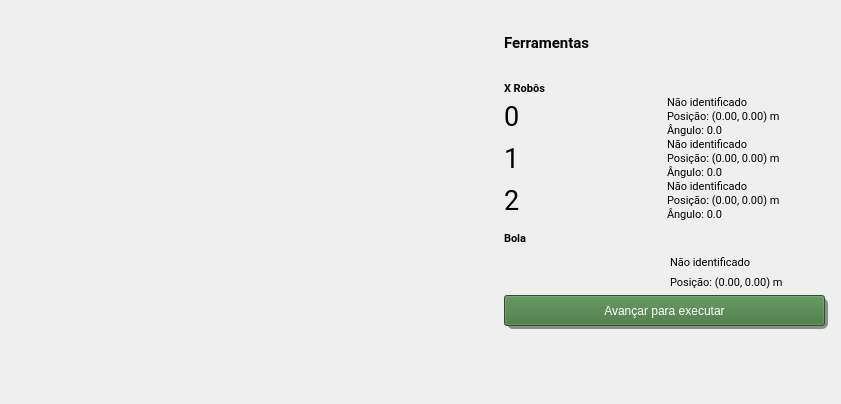
          <widget class="QFrame" name="highLevelVisionContents">
           <property name="geometry">
            <rect>
             <x>10</x>
             <y>100</y>
             <width>841</width>
             <height>404</height>
            </rect>
           </property>
           <property name="sizePolicy">
            <sizepolicy hsizetype="Expanding" vsizetype="Expanding">
             <horstretch>0</horstretch>
             <verstretch>0</verstretch>
            </sizepolicy>
           </property>
           <property name="minimumSize">
            <size>
             <width>737</width>
             <height>402</height>
            </size>
           </property>
           <property name="frameShape">
            <enum>QFrame::Shape::NoFrame</enum>
           </property>
           <layout class="QHBoxLayout" name="horizontalLayout_134">
            <property name="leftMargin">
             <number>6</number>
            </property>
            <property name="topMargin">
             <number>6</number>
            </property>
            <property name="rightMargin">
             <number>6</number>
            </property>
            <property name="bottomMargin">
             <number>6</number>
            </property>
            <item>
             <widget class="QFrame" name="highLevelVisionDisplay">
              <property name="sizePolicy">
               <sizepolicy hsizetype="MinimumExpanding" vsizetype="Fixed">
                <horstretch>0</horstretch>
                <verstretch>0</verstretch>
               </sizepolicy>
              </property>
              <property name="minimumSize">
               <size>
                <width>0</width>
                <height>0</height>
               </size>
              </property>
              <property name="maximumSize">
               <size>
                <width>16777215</width>
                <height>16777215</height>
               </size>
              </property>
              <property name="cursor">
               <cursorShape>PointingHandCursor</cursorShape>
              </property>
              <property name="toolTip">
               <string>Selecione 4 pontos</string>
              </property>
              <property name="frameShape">
               <enum>QFrame::Shape::NoFrame</enum>
              </property>
              <layout class="QVBoxLayout" name="verticalLayout_105">
               <property name="spacing">
                <number>0</number>
               </property>
               <property name="leftMargin">
                <number>0</number>
               </property>
               <property name="topMargin">
                <number>0</number>
               </property>
               <property name="rightMargin">
                <number>0</number>
               </property>
               <property name="bottomMargin">
                <number>0</number>
               </property>
               <item>
                <widget class="QLabel" name="highLevelVisionFrame">
                 <property name="sizePolicy">
                  <sizepolicy hsizetype="Fixed" vsizetype="Fixed">
                   <horstretch>0</horstretch>
                   <verstretch>0</verstretch>
                  </sizepolicy>
                 </property>
                 <property name="minimumSize">
                  <size>
                   <width>486</width>
                   <height>390</height>
                  </size>
                 </property>
                 <property name="maximumSize">
                  <size>
                   <width>486</width>
                   <height>390</height>
                  </size>
                 </property>
                 <property name="text">
                  <string/>
                 </property>
                 <property name="pixmap">
                  <pixmap>assets/highLevelVision.png</pixmap>
                 </property>
                 <property name="scaledContents">
                  <bool>true</bool>
                 </property>
                </widget>
               </item>
              </layout>
             </widget>
            </item>
            <item>
             <widget class="QFrame" name="highLevelVisionTools">
              <property name="sizePolicy">
               <sizepolicy hsizetype="MinimumExpanding" vsizetype="Expanding">
                <horstretch>0</horstretch>
                <verstretch>0</verstretch>
               </sizepolicy>
              </property>
              <property name="minimumSize">
               <size>
                <width>0</width>
                <height>392</height>
               </size>
              </property>
              <property name="baseSize">
               <size>
                <width>0</width>
                <height>0</height>
               </size>
              </property>
              <property name="frameShape">
               <enum>QFrame::Shape::NoFrame</enum>
              </property>
              <layout class="QVBoxLayout" name="verticalLayout_106">
               <property name="leftMargin">
                <number>6</number>
               </property>
               <property name="topMargin">
                <number>6</number>
               </property>
               <property name="rightMargin">
                <number>6</number>
               </property>
               <property name="bottomMargin">
                <number>6</number>
               </property>
               <item>
                <widget class="QFrame" name="highLevelVisionToolsHeader">
                 <property name="frameShape">
                  <enum>QFrame::Shape::NoFrame</enum>
                 </property>
                 <layout class="QHBoxLayout" name="horizontalLayout_135">
                  <property name="spacing">
                   <number>0</number>
                  </property>
                  <property name="leftMargin">
                   <number>0</number>
                  </property>
                  <property name="topMargin">
                   <number>0</number>
                  </property>
                  <property name="rightMargin">
                   <number>0</number>
                  </property>
                  <property name="bottomMargin">
                   <number>0</number>
                  </property>
                  <item>
                   <widget class="QLabel" name="highLevelVisionToolsLabel">
                    <property name="font">
                     <font>
                      <family>Roboto</family>
                      <pointsize>11</pointsize>
                      <bold>true</bold>
                     </font>
                    </property>
                    <property name="text">
                     <string>Ferramentas</string>
                    </property>
                   </widget>
                  </item>
                  <item>
                   <spacer name="highLevelVisionHeaderSpacer">
                    <property name="orientation">
                     <enum>Qt::Orientation::Vertical</enum>
                    </property>
                    <property name="sizeHint" stdset="0">
                     <size>
                      <width>73</width>
                      <height>15</height>
                     </size>
                    </property>
                   </spacer>
                  </item>
                 </layout>
                </widget>
               </item>
               <item>
                <widget class="QFrame" name="vRobotsContents">
                 <property name="frameShape">
                  <enum>QFrame::Shape::NoFrame</enum>
                 </property>
                 <layout class="QVBoxLayout" name="verticalLayout_107">
                  <property name="spacing">
                   <number>0</number>
                  </property>
                  <property name="leftMargin">
                   <number>0</number>
                  </property>
                  <property name="topMargin">
                   <number>0</number>
                  </property>
                  <property name="rightMargin">
                   <number>0</number>
                  </property>
                  <property name="bottomMargin">
                   <number>0</number>
                  </property>
                  <item>
                   <widget class="QFrame" name="xRobots">
                    <property name="frameShape">
                     <enum>QFrame::Shape::NoFrame</enum>
                    </property>
                    <layout class="QHBoxLayout" name="horizontalLayout_136">
                     <property name="spacing">
                      <number>0</number>
                     </property>
                     <property name="leftMargin">
                      <number>0</number>
                     </property>
                     <property name="topMargin">
                      <number>0</number>
                     </property>
                     <property name="rightMargin">
                      <number>0</number>
                     </property>
                     <property name="bottomMargin">
                      <number>0</number>
                     </property>
                     <item>
                      <widget class="QLabel" name="xRobotsLabel">
                       <property name="font">
                        <font>
                         <family>Roboto</family>
                         <pointsize>8</pointsize>
                         <bold>true</bold>
                        </font>
                       </property>
                       <property name="text">
                        <string>X Robôs </string>
                       </property>
                      </widget>
                     </item>
                     <item>
                      <spacer name="xRobotsSpacer">
                       <property name="orientation">
                        <enum>Qt::Orientation::Vertical</enum>
                       </property>
                       <property name="sizeHint" stdset="0">
                        <size>
                         <width>271</width>
                         <height>15</height>
                        </size>
                       </property>
                      </spacer>
                     </item>
                    </layout>
                   </widget>
                  </item>
                  <item>
                   <layout class="QVBoxLayout" name="vRobots">
                    <item>
                     <layout class="QHBoxLayout" name="vRobotContents">
                      <item>
                       <widget class="QLabel" name="vRobotIdLabel">
                        <property name="font">
                         <font>
                          <family>Roboto</family>
                          <pointsize>20</pointsize>
                         </font>
                        </property>
                        <property name="text">
                         <string>0</string>
                        </property>
                       </widget>
                      </item>
                      <item>
                       <layout class="QVBoxLayout" name="vRobotInfo">
                        <item>
                         <widget class="QLabel" name="vRobotStatus">
                          <property name="font">
                           <font>
                            <family>Roboto</family>
                            <pointsize>8</pointsize>
                           </font>
                          </property>
                          <property name="text">
                           <string>Não identificado</string>
                          </property>
                         </widget>
                        </item>
                        <item>
                         <widget class="QLabel" name="vRobotPos">
                          <property name="font">
                           <font>
                            <family>Roboto</family>
                            <pointsize>8</pointsize>
                           </font>
                          </property>
                          <property name="text">
                           <string>Posição: (0.00, 0.00) m</string>
                          </property>
                         </widget>
                        </item>
                        <item>
                         <widget class="QLabel" name="vRobotAngle">
                          <property name="font">
                           <font>
                            <family>Roboto</family>
                            <pointsize>8</pointsize>
                           </font>
                          </property>
                          <property name="text">
                           <string>Ângulo: 0.0</string>
                          </property>
                         </widget>
                        </item>
                       </layout>
                      </item>
                     </layout>
                    </item>
                    <item>
                     <layout class="QHBoxLayout" name="vRobotContents_2">
                      <item>
                       <widget class="QLabel" name="vRobotIdLabel_2">
                        <property name="font">
                         <font>
                          <family>Roboto</family>
                          <pointsize>20</pointsize>
                         </font>
                        </property>
                        <property name="text">
                         <string>1</string>
                        </property>
                       </widget>
                      </item>
                      <item>
                       <layout class="QVBoxLayout" name="vRobotInfo_2">
                        <item>
                         <widget class="QLabel" name="vRobotStatus_2">
                          <property name="font">
                           <font>
                            <family>Roboto</family>
                            <pointsize>8</pointsize>
                           </font>
                          </property>
                          <property name="text">
                           <string>Não identificado</string>
                          </property>
                         </widget>
                        </item>
                        <item>
                         <widget class="QLabel" name="vRobotPos_2">
                          <property name="font">
                           <font>
                            <family>Roboto</family>
                            <pointsize>8</pointsize>
                           </font>
                          </property>
                          <property name="text">
                           <string>Posição: (0.00, 0.00) m</string>
                          </property>
                         </widget>
                        </item>
                        <item>
                         <widget class="QLabel" name="vRobotAngle_2">
                          <property name="font">
                           <font>
                            <family>Roboto</family>
                            <pointsize>8</pointsize>
                           </font>
                          </property>
                          <property name="text">
                           <string>Ângulo: 0.0</string>
                          </property>
                         </widget>
                        </item>
                       </layout>
                      </item>
                     </layout>
                    </item>
                    <item>
                     <layout class="QHBoxLayout" name="vRobotContents_3">
                      <item>
                       <widget class="QLabel" name="vRobotIdLabel_3">
                        <property name="font">
                         <font>
                          <family>Roboto</family>
                          <pointsize>20</pointsize>
                         </font>
                        </property>
                        <property name="text">
                         <string>2</string>
                        </property>
                       </widget>
                      </item>
                      <item>
                       <layout class="QVBoxLayout" name="vRobotInfo_3">
                        <item>
                         <widget class="QLabel" name="vRobotStatus_3">
                          <property name="font">
                           <font>
                            <family>Roboto</family>
                            <pointsize>8</pointsize>
                           </font>
                          </property>
                          <property name="text">
                           <string>Não identificado</string>
                          </property>
                         </widget>
                        </item>
                        <item>
                         <widget class="QLabel" name="vRobotPos_3">
                          <property name="font">
                           <font>
                            <family>Roboto</family>
                            <pointsize>8</pointsize>
                           </font>
                          </property>
                          <property name="text">
                           <string>Posição: (0.00, 0.00) m</string>
                          </property>
                         </widget>
                        </item>
                        <item>
                         <widget class="QLabel" name="vRobotAngle_3">
                          <property name="font">
                           <font>
                            <family>Roboto</family>
                            <pointsize>8</pointsize>
                           </font>
                          </property>
                          <property name="text">
                           <string>Ângulo: 0.0</string>
                          </property>
                         </widget>
                        </item>
                       </layout>
                      </item>
                     </layout>
                    </item>
                   </layout>
                  </item>
                 </layout>
                </widget>
               </item>
               <item>
                <layout class="QVBoxLayout" name="vBall">
                 <item>
                  <widget class="QFrame" name="vBallInfoHeader">
                   <property name="frameShape">
                    <enum>QFrame::Shape::NoFrame</enum>
                   </property>
                   <layout class="QHBoxLayout" name="horizontalLayout_137">
                    <property name="spacing">
                     <number>0</number>
                    </property>
                    <property name="leftMargin">
                     <number>0</number>
                    </property>
                    <property name="topMargin">
                     <number>0</number>
                    </property>
                    <property name="rightMargin">
                     <number>0</number>
                    </property>
                    <property name="bottomMargin">
                     <number>0</number>
                    </property>
                    <item>
                     <widget class="QLabel" name="vBallInfoLabel">
                      <property name="font">
                       <font>
                        <family>Roboto</family>
                        <pointsize>8</pointsize>
                        <bold>true</bold>
                       </font>
                      </property>
                      <property name="text">
                       <string>Bola</string>
                      </property>
                     </widget>
                    </item>
                    <item>
                     <spacer name="vBallInfoSpacer">
                      <property name="orientation">
                       <enum>Qt::Orientation::Vertical</enum>
                      </property>
                      <property name="sizeHint" stdset="0">
                       <size>
                        <width>117</width>
                        <height>15</height>
                       </size>
                      </property>
                     </spacer>
                    </item>
                   </layout>
                  </widget>
                 </item>
                 <item>
                  <layout class="QHBoxLayout" name="vBallContents">
                   <item>
                    <widget class="QLabel" name="vBallLabel">
                     <property name="font">
                      <font>
                       <family>Roboto</family>
                       <pointsize>20</pointsize>
                      </font>
                     </property>
                     <property name="text">
                      <string/>
                     </property>
                     <property name="pixmap">
                      <pixmap>assets/icons/volleyball-ball.svg</pixmap>
                     </property>
                    </widget>
                   </item>
                   <item>
                    <layout class="QVBoxLayout" name="vBallInfo">
                     <item>
                      <widget class="QLabel" name="vBallStatus">
                       <property name="font">
                        <font>
                         <family>Roboto</family>
                         <pointsize>8</pointsize>
                        </font>
                       </property>
                       <property name="text">
                        <string>Não identificado</string>
                       </property>
                      </widget>
                     </item>
                     <item>
                      <widget class="QLabel" name="vBallPos">
                       <property name="font">
                        <font>
                         <family>Roboto</family>
                         <pointsize>8</pointsize>
                        </font>
                       </property>
                       <property name="text">
                        <string>Posição: (0.00, 0.00) m</string>
                       </property>
                      </widget>
                     </item>
                    </layout>
                   </item>
                  </layout>
                 </item>
                </layout>
               </item>
               <item>
                <widget class="QFrame" name="nextStepVision">
                 <property name="sizePolicy">
                  <sizepolicy hsizetype="MinimumExpanding" vsizetype="Fixed">
                   <horstretch>0</horstretch>
                   <verstretch>0</verstretch>
                  </sizepolicy>
                 </property>
                 <property name="minimumSize">
                  <size>
                   <width>105</width>
                   <height>35</height>
                  </size>
                 </property>
                 <property name="maximumSize">
                  <size>
                   <width>16777215</width>
                   <height>16777215</height>
                  </size>
                 </property>
                 <property name="cursor">
                  <cursorShape>PointingHandCursor</cursorShape>
                 </property>
                 <property name="frameShape">
                  <enum>QFrame::Shape::NoFrame</enum>
                 </property>
                 <widget class="QPushButton" name="nextStepVisionButton">
                  <property name="geometry">
                   <rect>
                    <x>0</x>
                    <y>0</y>
                    <width>321</width>
                    <height>31</height>
                   </rect>
                  </property>
                  <property name="sizePolicy">
                   <sizepolicy hsizetype="MinimumExpanding" vsizetype="Fixed">
                    <horstretch>0</horstretch>
                    <verstretch>0</verstretch>
                   </sizepolicy>
                  </property>
                  <property name="cursor">
                   <cursorShape>PointingHandCursor</cursorShape>
                  </property>
                  <property name="autoFillBackground">
                   <bool>false</bool>
                  </property>
                  <property name="styleSheet">
                   <string notr="true">color: #fff; background: #3E7239;</string>
                  </property>
                  <property name="text">
                   <string>Avançar para executar</string>
                  </property>
                  <property name="iconSize">
                   <size>
                    <width>16</width>
                    <height>16</height>
                   </size>
                  </property>
                  <property name="checkable">
                   <bool>false</bool>
                  </property>
                 </widget>
                 <widget class="QFrame" name="nextStepVisionLabel">
                  <property name="geometry">
                   <rect>
                    <x>3</x>
                    <y>3</y>
                    <width>321</width>
                    <height>31</height>
                   </rect>
                  </property>
                  <property name="sizePolicy">
                   <sizepolicy hsizetype="Fixed" vsizetype="Fixed">
                    <horstretch>0</horstretch>
                    <verstretch>0</verstretch>
                   </sizepolicy>
                  </property>
                  <property name="styleSheet">
                   <string notr="true">background: #8D8D8D; border-radius: 6px;</string>
                  </property>
                  <property name="frameShape">
                   <enum>QFrame::Shape::NoFrame</enum>
                  </property>
                 </widget>
                 <zorder>nextStepVisionLabel</zorder>
                 <zorder>nextStepVisionButton</zorder>
                </widget>
               </item>
               <item>
                <spacer name="highLevelVisionToolsSpacer">
                 <property name="orientation">
                  <enum>Qt::Orientation::Vertical</enum>
                 </property>
                 <property name="sizeHint" stdset="0">
                  <size>
                   <width>20</width>
                   <height>40</height>
                  </size>
                 </property>
                </spacer>
               </item>
              </layout>
             </widget>
            </item>
           </layout>
          </widget>
